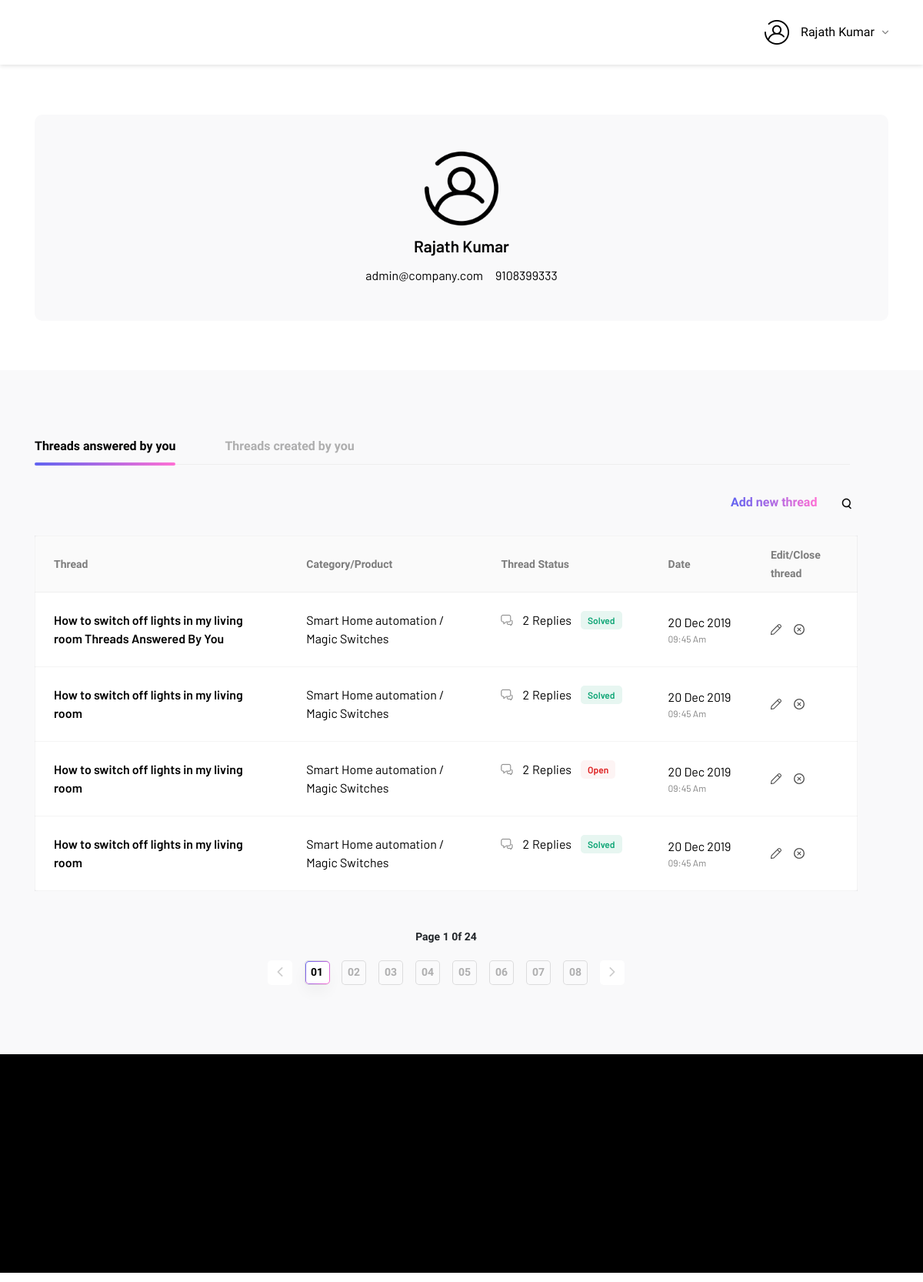
The app's page /profile/ (signed in) with its own data.
### community/models.py (models this page shows)
class User(AbstractUser):
    GENDER = (
        (None, _('Select Your Gender')),
        ('Male', _('Male')),
        ('Female', _('Female')),
    )
    cover = models.ImageField(upload_to='profileimages/', blank=True)
    mobile = models.CharField(max_length=255, default="0000000000")
    gender = models.CharField(max_length=7, choices=GENDER, blank=True)
    city = models.CharField(max_length=30, blank=True)
    zip = models.CharField(max_length=10, blank=True)
    nationality = CountryField(null=True)
    dob = models.DateField(default=datetime.date.today)

### community/views.py (the view)
# urls.py: path('profile/', views.profile, name='profile'),
@login_required(login_url='/login/')
def profile(request):
    if request.user.is_authenticated:
        created_threads = allthread.objects.all().filter(thread_by=request.user)  # noqa
        paginator = Paginator(created_threads, 2)
        page = request.GET.get('page')
        created_threads = paginator.get_page(page)
    return render(request, 'community/profile.html', {'created_threads': created_threads})

### community/templates/community/profile.html (shortened to what this page needs)
{% extends "community/base.html" %}
{% load static %}
{% block content %}
      <section class="section-profile-banner">
        <div class="container">
          <div class="row">
            <div class="col-12">
              <div class="profile-banner">
                {% if user.is_authenticated %}
                {% if user.cover.url is not None %}
                  <div class="d-flex flex-column justify-content-center align-items-center"><img class="mb-3" src="{{ user.cover.url }}" width="96" height="96" alt="profile"/>
                {% else %}
                  <div class="d-flex flex-column justify-content-center align-items-center"><img class="mb-3" src="{% static 'community/assets/images/profile-imgi.png' %}" width="96" height="96" alt="profile"/>
                {% endif %}
                  <p class="mb-3 profile-name">{{ user.first_name }} {{ user.last_name }}</p>
                  <p class="profile-desc">{{ user.email }}<span class="ml-3">{{ user.mobile }}</span></p>
                </div>
                {% endif %}
              </div>
            </div>
          </div>
        </div>
      </section>
      <section class="section-thread bg-grey section-padding5">
        <div class="container">
          <div class="form-tabs w-100">
            <div class="tabbable-panel">
              <div class="tabbable-line">
                <ul class="nav nav-tabs">
                  <li><a class="active" href="#tab_answer" data-toggle="tab">Threads answered by you</a></li>
                  <li><a href="#tab_create" data-toggle="tab">Threads created by you</a></li>
                </ul>
                <div class="tab-content">
                  <div class="tab-pane active" id="tab_answer">
                    <div class="d-flex justify-content-between mb-4">
                      <div class="d-flex align-items-center">
                        <div class="newThredPopup mr-4"><a class="new-thread gradient-text gradient-link mx-0" href="#newThrdPopup" data-toggle="modal" data-value="Add new thread">
                            <svg xmlns="http://www.w3.org/2000/svg" version="1.1">
                              <text>Add new thread</text>
                            </svg></a></div>
                        <div class="search-box">
                          <input class="inpt-search" type="search" name="search" placeholder="Search..."/><img class="open-search" src="{% static "community/assets/icons/icon-Search.svg" %}" alt="icon-Search"/>
                        </div>
                      </div>
                    </div>
                    <div class="row">
                      <div class="col-12">
                        <table class="table-thread">
                          <thead class="table-header">
                            <tr>
                              <th>Thread</th>
                              <th>Category/Product</th>
                              <th>Thread Status</th>
                              <th>Date</th>
                              <th>Edit/Close thread</th>
                            </tr>
                          </thead>
                          <tbody class="table-body">
                            <tr>
                              <td>How to switch off lights in my living room Threads Answered By You</td>
                              <td>Smart Home automation / Magic Switches</td>
                              <td class="thrd-status"><img src="{% static "community/assets/icons/Comment-Icon.svg" %}" alt="icon-comment"/><span class="thrd-status__num">2</span><span>Replies </span><span class="thrdStat thrdStat--solved">Solved</span></td>
                              <td class="thrd-date">20 Dec 2019 <span>09:45 Am</span></td>
                              <td><img class="action-icons mr-3" src="{% static "community/assets/images/forum/edit.svg" %}"/><img class="action-icons" src="{% static "community/assets/images/forum/delete.svg" %}"/></td>
                            </tr>
                            <tr>
                              <td>How to switch off lights in my living room</td>
                              <td>Smart Home automation / Magic Switches</td>
                              <td class="thrd-status"><img src="{% static "community/assets/icons/Comment-Icon.svg" %}" alt="icon-comment"/><span class="thrd-status__num">2</span><span>Replies </span><span class="thrdStat thrdStat--solved">Solved</span></td>
                              <td class="thrd-date">20 Dec 2019 <span>09:45 Am</span></td>
                              <td><img class="action-icons mr-3" src="{% static "community/assets/images/forum/edit.svg" %}"/><img class="action-icons" src="{% static "community/assets/images/forum/delete.svg" %}"/></td>
                            </tr>
                            <tr>
                              <td>How to switch off lights in my living room</td>
                              <td>Smart Home automation / Magic Switches</td>
                              <td class="thrd-status"><img src="{% static "community/assets/icons/Comment-Icon.svg" %}" alt="icon-comment"/><span class="thrd-status__num">2</span><span>Replies </span><span class="thrdStat thrdStat--open">Open</span></td>
                              <td class="thrd-date">20 Dec 2019 <span>09:45 Am</span></td>
                              <td><img class="action-icons mr-3" src="{% static "community/assets/images/forum/edit.svg" %}"/><img class="action-icons" src="{% static "community/assets/images/forum/delete.svg" %}"/></td>
                            </tr>
                            <tr>
                              <td>How to switch off lights in my living room</td>
                              <td>Smart Home automation / Magic Switches</td>
                              <td class="thrd-status"><img src="{% static "community/assets/icons/Comment-Icon.svg" %}" alt="icon-comment"/><span class="thrd-status__num">2</span><span>Replies </span><span class="thrdStat thrdStat--solved">Solved</span></td>
                              <td class="thrd-date">20 Dec 2019 <span>09:45 Am</span></td>
                              <td><img class="action-icons mr-3" src="{% static "community/assets/images/forum/edit.svg" %}"/><img class="action-icons" src="{% static "community/assets/images/forum/delete.svg" %}"/></td>
                            </tr>
                          </tbody>
                        </table>
                      </div>
                      <div class="col-12">
                        <nav class="table-pagination">
                          <h4>Page <span class="pagi-current-num">1 </span>0f <span class="pagi-total-num">24</span></h4>
                          <ul class="pagination">
                            <li class="pagination-item"><a class="page-link pagi-arrow pagi-arrow--left" href="#"></a></li>
                            <li class="pagination-item"><a class="page-link active" href="#">01</a></li>
                            <li class="pagination-item"><a class="page-link" href="#">02</a></li>
                            <li class="pagination-item"><a class="page-link" href="#">03</a></li>
                            <li class="pagination-item"><a class="page-link" href="#">04</a></li>
                            <li class="pagination-item"><a class="page-link" href="#">05</a></li>
                            <li class="pagination-item"><a class="page-link" href="#">06</a></li>
                            <li class="pagination-item"><a class="page-link" href="#">07</a></li>
                            <li class="pagination-item"><a class="page-link" href="#">08</a></li>
                            <li class="pagination-item"><a class="page-link pagi-arrow pagi-arrow--right" href="#"></a></li>
                          </ul>
                        </nav>
                      </div>
                    </div>
                  </div>
                </div>
              </div>
            </div>
          </div>
        </div>
      </section>
{% endblock %}

### community/templates/community/base.html (shortened to what this page needs)
{% load static %}
<!DOCTYPE js>
<html>
    <head>
      <link rel="stylesheet" href="https://maxcdn.bootstrapcdn.com/bootstrap/4.4.1/css/bootstrap.min.css"/>
    <link href="{% static 'community/css/app.css' %}" rel="stylesheet">
  </head>
  <body>
    <main class="js-forum-page js-home-page">
      <header class="fb-header fb-header--white bg-animations">
        <nav>
          <div class="container">
            <div class="row">
              <div class="col-12">
                <ul class="d-flex align-items-center justify-content-between">
                  <li class="d-md-flex align-items-center d-none">
                    <nav>
                      <ul class="fb-mainnav fb-mainnav--black align-items-center d-sm-flex">
                      </ul>
                    </nav>
                  </li>
                  {% if user.is_authenticated %}
                  <li class="profile-menu"><a class="fb-nav-link" href="javascript:void(0)">
                      {% if user.cover.url is not None %}
                      <div class="d-flex align-items-center"><img src="{{ user.cover.url }}" width="32" height="32" /><span class="member-name">{{ user.first_name }} {{ user.last_name }}</span><img class="arrow-menu active" src="{% static 'community/assets/images/forum/arrow.svg' %}"/></div></a>
                      {% endif %}
                  </li>
                  {% else %}
                  <li><a class="fb-nav-link" href="{% url 'login' %}">Login</a></li>
                  {% endif %}
                </ul>
              </div>
            </div>
          </div>
        </nav>
      </header>
      {% block content %}
      {% endblock %}
      <footer class="fub-footer bg-animations bg-animationsfooter dark-section bg-black" id="forum-footer">
        <div class="container">
          <div class="row footer-nav-info">
          </div>
        </div>
      </footer>
    </main>
  <script type="text/javascript" src="{% static "community/js/app.js" %}"></script><script type="text/javascript" src="{% static "community/js/vendor.js" %}"></script></body>
</html>

### records on screen
User: cover (placeholder picture), first_name "Rajath", last_name "Kumar", email "admin@company.com", mobile "9108399333"
